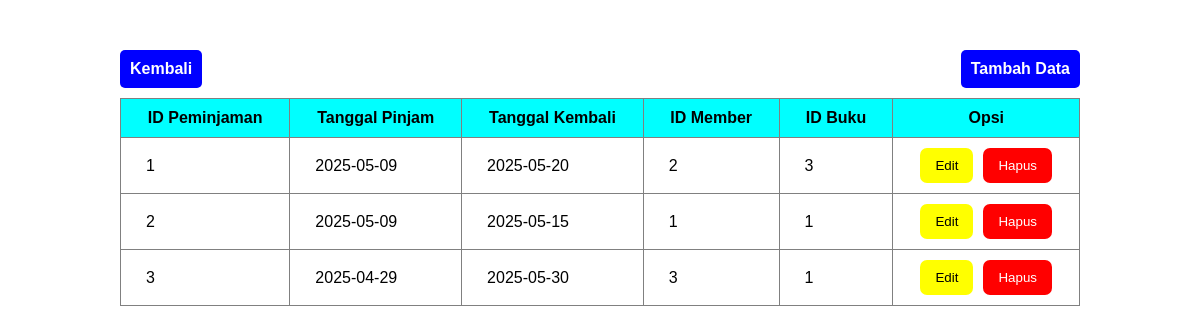
Screenshot of /tables/Peminjaman.php with the database file from the repository.
### tables this page shows
CREATE TABLE IF NOT EXISTS `peminjaman` (
  `id_peminjaman` int NOT NULL AUTO_INCREMENT,
  `tgl_pinjam` date DEFAULT NULL,
  `tgl_kembali` date DEFAULT NULL,
  `id_member` int DEFAULT NULL,
  `id_buku` int DEFAULT NULL,
  PRIMARY KEY (`id_peminjaman`),
  KEY `FK_peminjaman_member` (`id_member`),
  KEY `FK_peminjaman_buku` (`id_buku`),
  CONSTRAINT `FK_peminjaman_buku` FOREIGN KEY (`id_buku`) REFERENCES `buku` (`id_buku`) ON DELETE RESTRICT ON UPDATE CASCADE,
  CONSTRAINT `FK_peminjaman_member` FOREIGN KEY (`id_member`) REFERENCES `member` (`id_member`) ON DELETE RESTRICT ON UPDATE CASCADE
);

### models/Model.php (called while the page is built, shortened)
<?php
function getAllData(PDO $conn, string $tableName) : array {
    $query = $conn->prepare("SELECT * FROM `$tableName`");
    $query->execute();
    $result = $query->fetchAll(PDO::FETCH_ASSOC);
    return $result;
}

### tables/Peminjaman.php (the view, shortened to what this page needs)
<?php
require '../config/Koneksi.php';
require '../models/Model.php';
$data = getAllData($conn, "PEMINJAMAN");
?>
<!DOCTYPE html>
<html lang="en">
<head>
    <link rel="stylesheet" href="../styles/tableStyle.css">
</head>
<body>
    <div id="container">
        <div id="add-back-container">
            <a href="../index.php" class="add-back-btn">Kembali</a>
            <a href="../forms/PeminjamanForm.php" class="add-back-btn">Tambah Data</a>
        </div>
        <table id="data-table">
            <thead>
                <tr>
                    <th>ID Peminjaman</th>
                    <th>Tanggal Pinjam</th>
                    <th>Tanggal Kembali</th>
                    <th>ID Member</th>
                    <th>ID Buku</th>
                    <th>Opsi</th>
                </tr>
            </thead>
            <tbody>
                <?php foreach($data as $key => $value): ?>
                    <tr>
                        <td><?= $value['id_peminjaman']?></td>
                        <td><?= $value['tgl_pinjam']?></td>
                        <td><?= $value['tgl_kembali']?></td>
                        <td><?= $value['id_member']?></td>
                        <td><?= $value['id_buku']?></td>
                        <td>
                            <div class="opt-container">
                                <form action="../forms/PeminjamanForm.php" method="get">
                                    <button class="opt-btn edit-btn" type="submit">Edit</button>
                                </form>
                                <form action="" method="get" class="deleteForm">
                                    <button class="opt-btn delete-btn" type="submit">Hapus</button>
                                </form>
                            </div>
                        </td>
                    </tr>
                <?php endforeach; ?>
            </tbody>
        </table>
    </div>
</body>
</html>

### styles/tableStyle.css (style rules this page uses)
* { padding: 0; margin: 0; }
body { display: flex; justify-content: center; font-family: sans-serif; }
#container { width: 80%; display: flex; flex-direction: column; justify-content: center; margin-top: 50px; }
#add-back-container { display: flex; justify-content: space-between; }
.add-back-btn { text-decoration: none; color: white; padding: 10px; border-radius: 5px; background-color: blue; font-weight: bold; }
#data-table { margin-top: 10px; border-collapse: collapse; }
th, td { border: 1px solid gray; padding: 10px 25px; }
th { background-color: cyan; }
.opt-container { display: flex; gap: 10px; justify-content: center; }
.opt-btn { padding: 10px 15px; text-decoration: none; border-radius: 7px; cursor: pointer; border: none; }
.edit-btn { background-color: yellow; color: black; }
.delete-btn { background-color: red; color: white; }

### rows the page displays
peminjaman: id_peminjaman "1", tgl_pinjam "2025-05-09", tgl_kembali "2025-05-20", id_member "2", id_buku "3"
peminjaman: id_peminjaman "2", tgl_pinjam "2025-05-09", tgl_kembali "2025-05-15", id_member "1", id_buku "1"
peminjaman: id_peminjaman "3", tgl_pinjam "2025-04-29", tgl_kembali "2025-05-30", id_member "3", id_buku "1"
